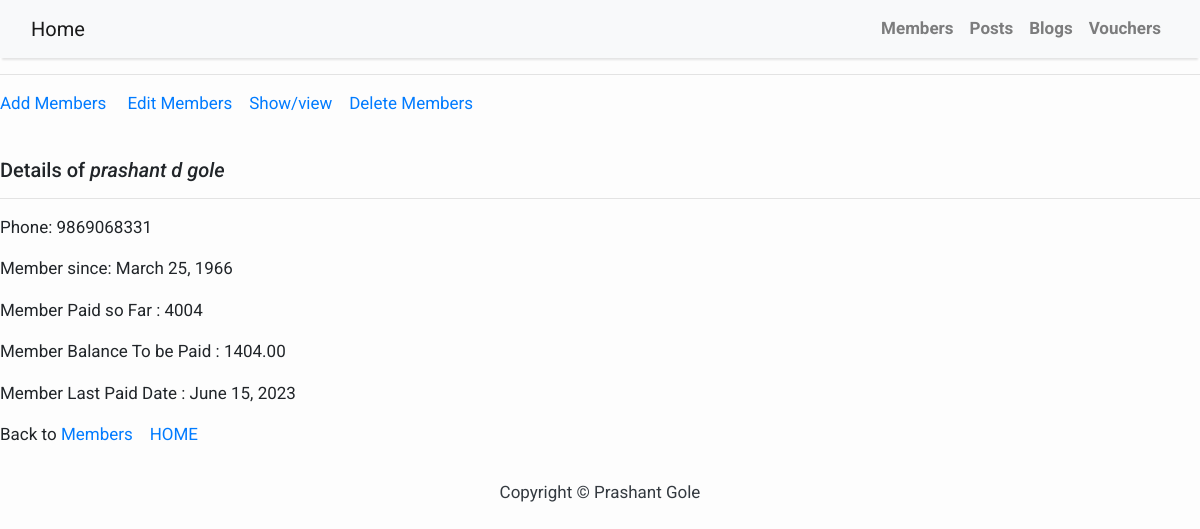
The app's page /mshow/details/3 with its own data.
### members/models.py (models this page shows, shortened)
class Member(models.Model):
  firstname = models.CharField(max_length=255)
  lastname = models.CharField(max_length=255)
  phone = models.IntegerField(null=True)   # new
  joined_date = models.DateField(null=True) # new
  fees_paid=models.IntegerField(null=True) #new
  fees_balance=models.DecimalField (max_digits = 16,decimal_places = 2 , null=True) #new
  fees_paid_date=models.DateField(null=True) #new

### members/views.py (the view)
# urls.py: path('mshow/details/<int:id>', views.details, name='details'),
def details(request, id):  # new
  mymember = Member.objects.get(id=id)
  template = loader.get_template('details.html')
  context = {  'mymember': mymember, }
  return HttpResponse(template.render(context, request))

### members/templates/details.html (shortened to what this page needs)
{% extends "base.html" %}
{% block content %}
<!DOCTYPE html>
<html>
<body>
<hr>
  <p> <a href="/madd/">Add  Members</a> &nbsp;&nbsp;&nbsp;
         <a href="/medit/">Edit Members</a>&nbsp;&nbsp;&nbsp;
         <a href="/mshow/">Show/view</a>&nbsp;&nbsp;&nbsp;
         <a href="/mdelete/">Delete Members</a>
  </p>
<br>
<h5> Details of  <i> {{ mymember.firstname }} {{ mymember.lastname }} </i> </h5>
 <hr>
<p>Phone: {{ mymember.phone }}</p>
<p>Member since: {{ mymember.joined_date }}</p>
 <p>Member Paid  so Far : {{mymember.fees_paid}} </p>
<p> Member Balance To be Paid : {{mymember.fees_balance}} </p>
<p> Member Last Paid Date : {{mymember.fees_paid_date}} </p>
<p>Back to <a href="/members">Members</a>  &nbsp;&nbsp;&nbsp;<a href="/">HOME</a></p>
</body>
</html>
{% endblock %}

### members/templates/base.html (style rules this page uses)
body { font-family: "Roboto", sans-serif; font-size: 17px; background-color: #fdfdfd; }

### records on screen
Member: firstname "prashant d", lastname "gole", phone "9869068331", joined_date "March 25, 1966", fees_paid "4004", fees_balance "1404.00", fees_paid_date "June 15, 2023"
